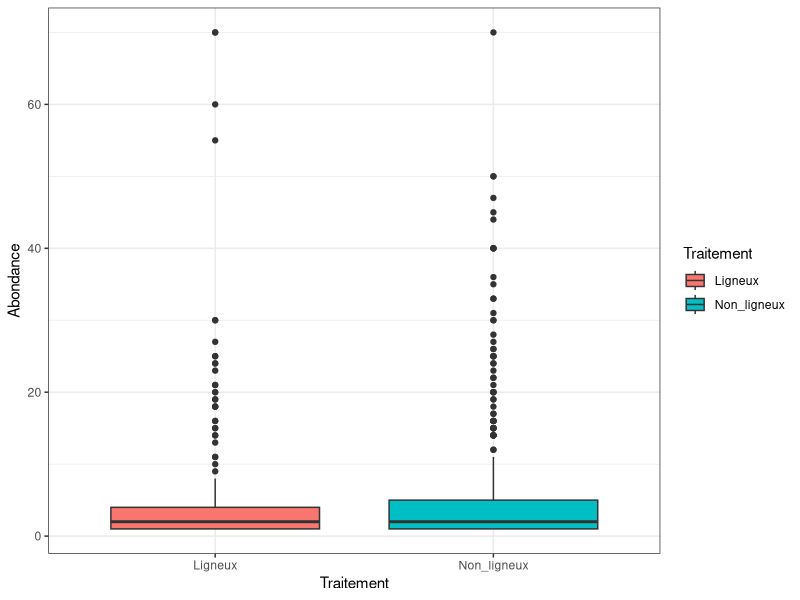
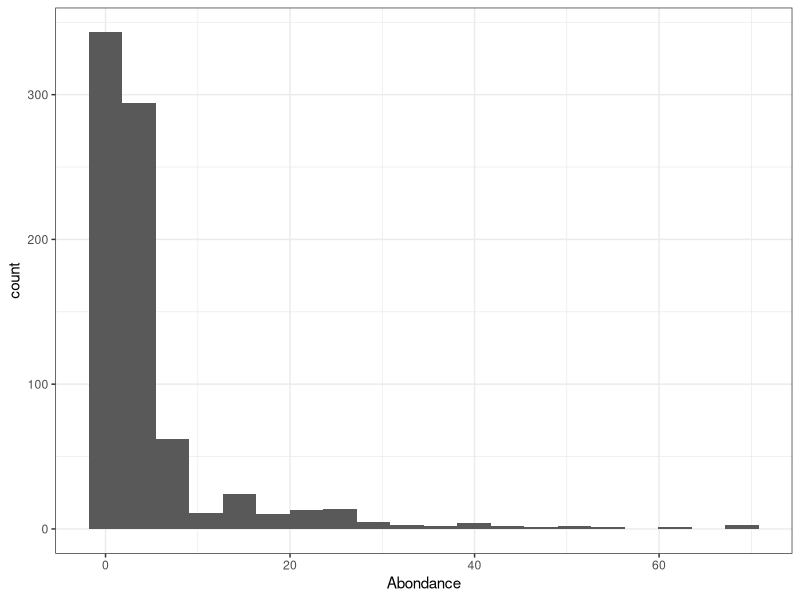
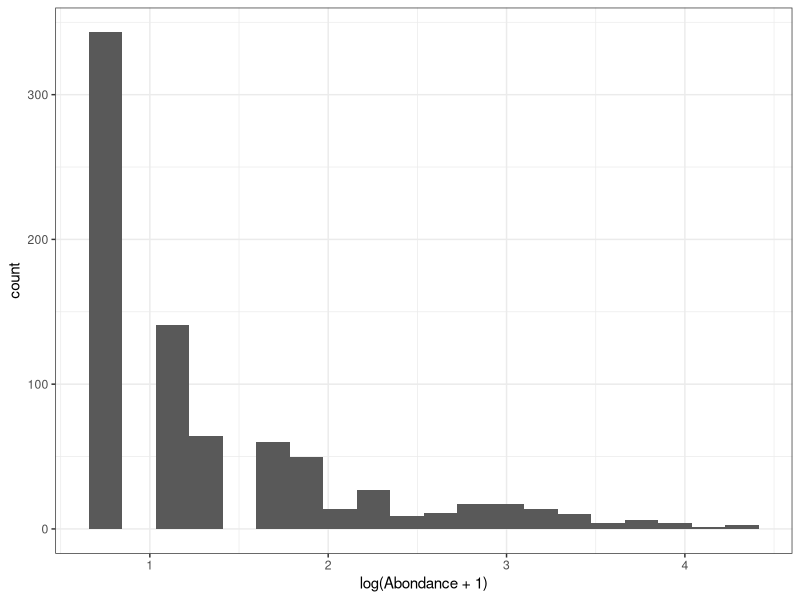
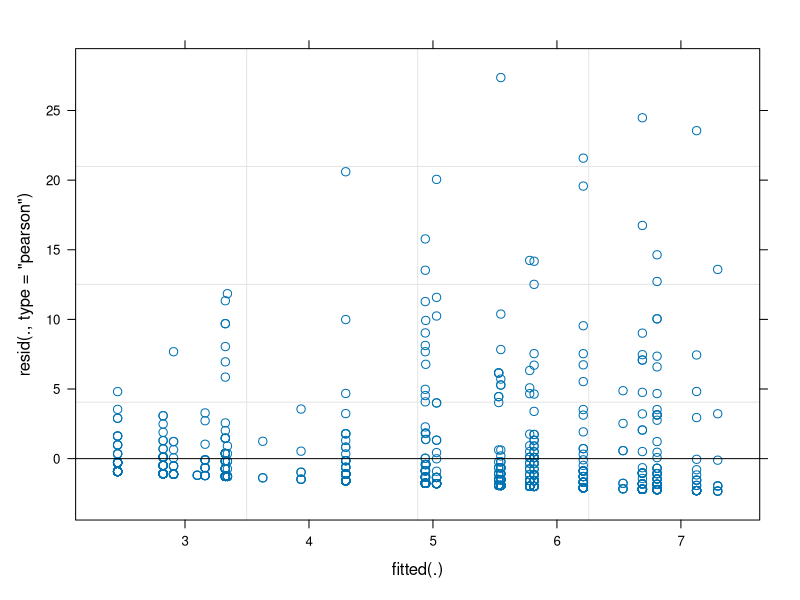
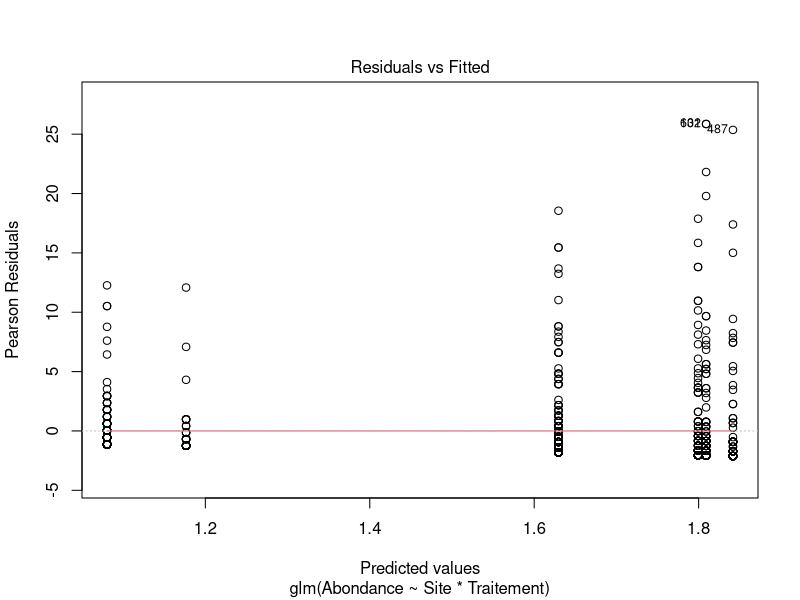
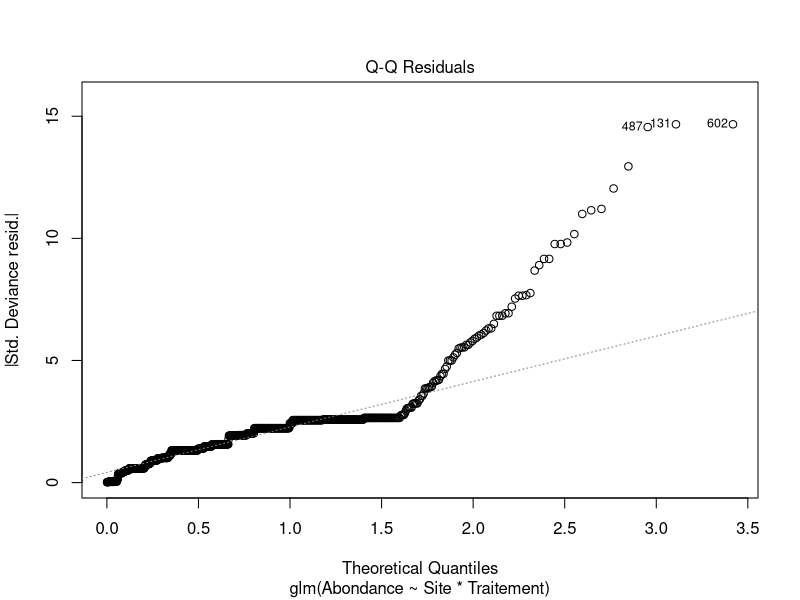
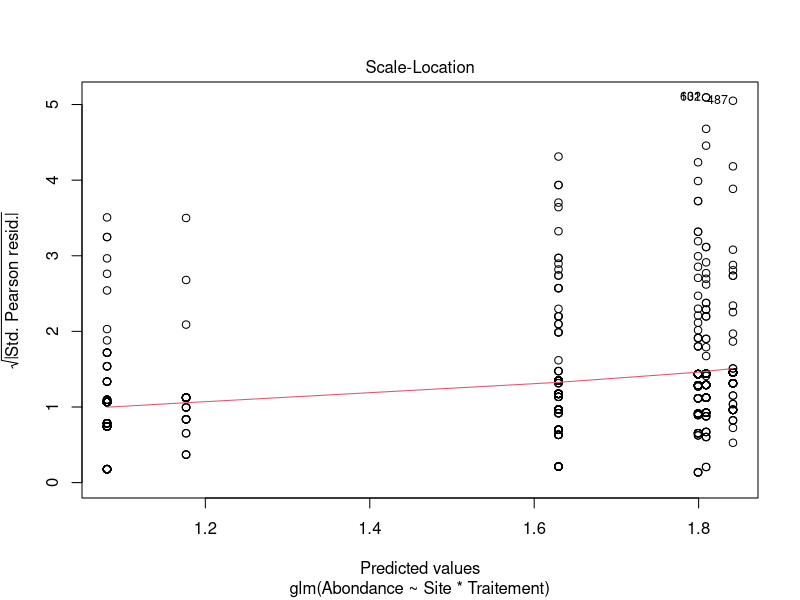
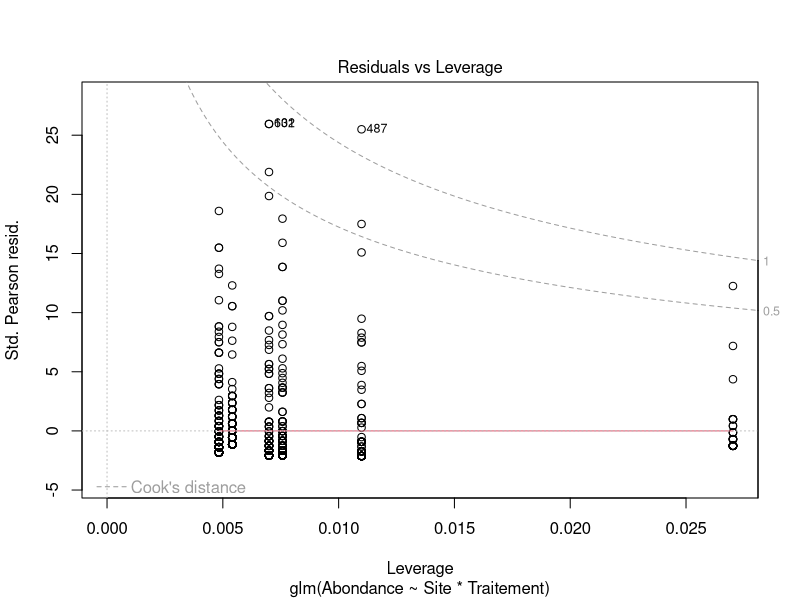

Write R code to recreate these figures, in order. (Note: this script raises an error after producing the figures.)
## ---- chunk 1
library(dplyr)
library(tidyverse)
library(lme4)
library(vegan)
library(ade4)
library(ape)
## ---- chunk 2
setwd("~/M2/FIRE/FIRE_code")
faune_sol<-read.csv("Faune2.csv", header = T, sep=";")
## ---- chunk 3
str(faune_sol)
faune_sol$Code_barber<-as.factor(faune_sol$Code_barber)
faune_sol$Numero_barber<-as.factor(faune_sol$Numero_barber)
faune_sol$Site<-as.factor(faune_sol$Site)
faune_sol$Traitement<-as.factor(faune_sol$Traitement)
faune_sol$Repetition<-as.factor(faune_sol$Repetition)
faune_sol$Classe<-as.factor(faune_sol$Classe)
faune_sol$Ordre<-as.factor(faune_sol$Ordre)
faune_sol$Genre<-as.factor(faune_sol$Genre)
faune_sol$Espece<-as.factor(faune_sol$Espece)
faune_sol$Abondance<-as.numeric(faune_sol$Abondance)

#Set blank to NA 
faune_sol[faune_sol == ""] <- NA  

#Select rows with NAs
NA_ab<-faune_sol[is.na(faune_sol$Abondance), ]
NA_ab
## ---- chunk 4
length(unique(faune_sol$Code_barber))
length(unique(faune_sol$Numero_barber))

#je selectionne morties
morties<- filter(faune_sol, Site=='Morties')
length(unique(morties$Numero_barber))

#je selectionne buzarens
buzarens<- filter(faune_sol, Site=='Buzarens')
length(unique(buzarens$Numero_barber))

#je selectionne triballe
triballe<- filter(faune_sol, Site=='Triballe')
length(unique(triballe$Numero_barber))
## ---- chunk 5
faune_sol<-faune_sol[!faune_sol$Abondance>99,]
mean(faune_sol$Abondance)
## ---- chunk 6
ggplot(faune_sol,aes(x=Traitement,y=Abondance,fill=Traitement))+
  geom_boxplot()+
  theme_bw()
## ---- chunk 7

ggplot(faune_sol,aes(x=Abondance))+
  geom_histogram(bins=20)+theme_bw()

ggplot(faune_sol,aes(x=log(Abondance+1)))+
  geom_histogram(bins=20)+theme_bw()
## ---- chunk 8
poiss_random<-glmer(Abondance~Site*Traitement+(1|Repetition)+(1|Parcelle), data=faune_sol, family = poisson)#AIC =  8285.4 
plot(poiss_random)

poiss<-glm(Abondance~Site*Traitement, data=faune_sol, family = poisson)
plot(poiss)
## ---- chunk 9
negbin_full<-glmer.nb(round(Abondance)~Site*Traitement+(1|Repetition)+(1|Parcelle), data=faune_sol)#AIC = 4255
plot(negbin)

negbin_Rep<-glmer.nb(round(Abondance)~Site*Traitement+(1|Repetition),data=faune_sol)#AIC = 4253.2

negbin_Parcelle<-glmer.nb(round(Abondance)~Site*Traitement+(1|Parcelle),data=faune_sol)#AIC = 4255.3 

negbin_<-glm.nb(round(Abondance)~Site*Traitement,data=faune_sol)#AIC = 4253.3 
## ---- chunk 10
negbin_add<-glmer.nb(round(Abondance)~Site+Traitement+(1|Repetition)+(1|Parcelle), data=faune_sol)#AIC = 4259.2

neg<-glmer.nb(round(Abondance)~Traitement+(1|Site)+(1|Repetition)+(1|Parcelle), data=faune_sol)#AIC = 4263.2

negbin_log<-glmer.nb(round(log(Abondance+1))~Site*Traitement+(1|Repetition)+(1|Parcelle), data=faune_sol)#AIC = 2047

poiss_log<-glmer(round(log(Abondance+1))~Site*Traitement+(1|Repetition)+(1|Parcelle), family = poisson, data=faune_sol)#AIC = 2045.4

poiss_log1<-glmer(round(log(Abondance+1))~Site*Traitement+(1|Repetition), family = poisson, data=faune_sol)#AIC = 2043.4
poiss_log2<-glmer(round(log(Abondance+1))~Site*Traitement+(1|Parcelle), family = poisson, data=faune_sol)#AIC = 2043.4

poiss_add<-glmer(round(log(Abondance+1))~Site+Traitement+(1|Repetition)+(1|Parcelle), family = poisson, data=faune_sol)#AIC = 2042

poiss_Rep<-glmer(round(log(Abondance+1))~Site+(1|Repetition)+(1|Parcelle), family = poisson, data=faune_sol)#AIC = 2043.9

poiss_traitement<-glmer(round(log(Abondance+1))~Traitement+(1|Repetition)+(1|Parcelle), family = poisson, data=faune_sol)#AIC = 2041
## ---- chunk 11

## ---- chunk 12
phi <- M_site$deviance/(M_site$df.residual)
#phi = 1.388
## ---- chunk 13
sub_faune<-filter(faune_sol,faune_sol$Classe=="Acari" |
                            faune_sol$Classe=="Collembola" |
                            faune_sol$Classe=="Insecta")
## ---- chunk 14
ggplot(sub_faune,aes(x=Traitement,y=Abondance,fill=Traitement))+
  geom_boxplot()+
  facet_grid(.~Classe)+
  theme_bw()
## ---- chunk 15
matrix <- faune_sol %>% 
  select(Numero_barber, Classe, Abondance) %>% 
  group_by(Numero_barber, Classe) %>% 
  summarise(Ab = mean(Abondance)) %>% 
  pivot_wider(names_from = Classe, values_from = Ab,values_fill = 0)
matrice<-as.data.frame(matrix)
rownames(matrice) <- matrice$Numero_barber
matrice_t<-t(matrice)
matrice<-matrice[,-1]
## ---- chunk 16
mat<- faune_sol %>% 
  group_by(Numero_barber, Site, Traitement, Parcelle) %>% 
  summarise(n()) 

mat<-as.data.frame(mat)
rownames(mat) <- mat$Numero_barber

mat$Traitement<-as.factor(mat$Traitement)
mat$Site<-as.factor(mat$Site)
mat$Parcelle<-as.factor(mat$Parcelle)
mat<-mat[,-c(1,4)]

## ---- chunk 17
bc<-vegdist(matrice,method="bray")

# Distance de Bray Curtis
bc_dist=sqrt(vegdist(matrice,"bray"))
#comparaison des distance entre bray_curtis et la racine carr? de bray curtis
plot(bc,bc_dist,xlim=c(0,1), ylim=c(0,1))
abline(0,1)
#Nous pouvons faire une PcoA au vue des données obtenu via le graphe

is.euclid(bc_dist)#TRUE 
## ---- chunk 18
pcbc=dudi.pco(bc_dist,scannf = F,nf=20)
s.label(pcbc$li, sub="Bray curtis")
s.class(pcbc$li,mat$Traitement,col=c(1:2),sub="Bray curtis")
s.class(pcbc$li,mat$Site,col=c(1:3),sub="Bray curtis")
## ---- chunk 19
pcobc=pcoa(bc)
biplot(pcobc, col=c("red"))
